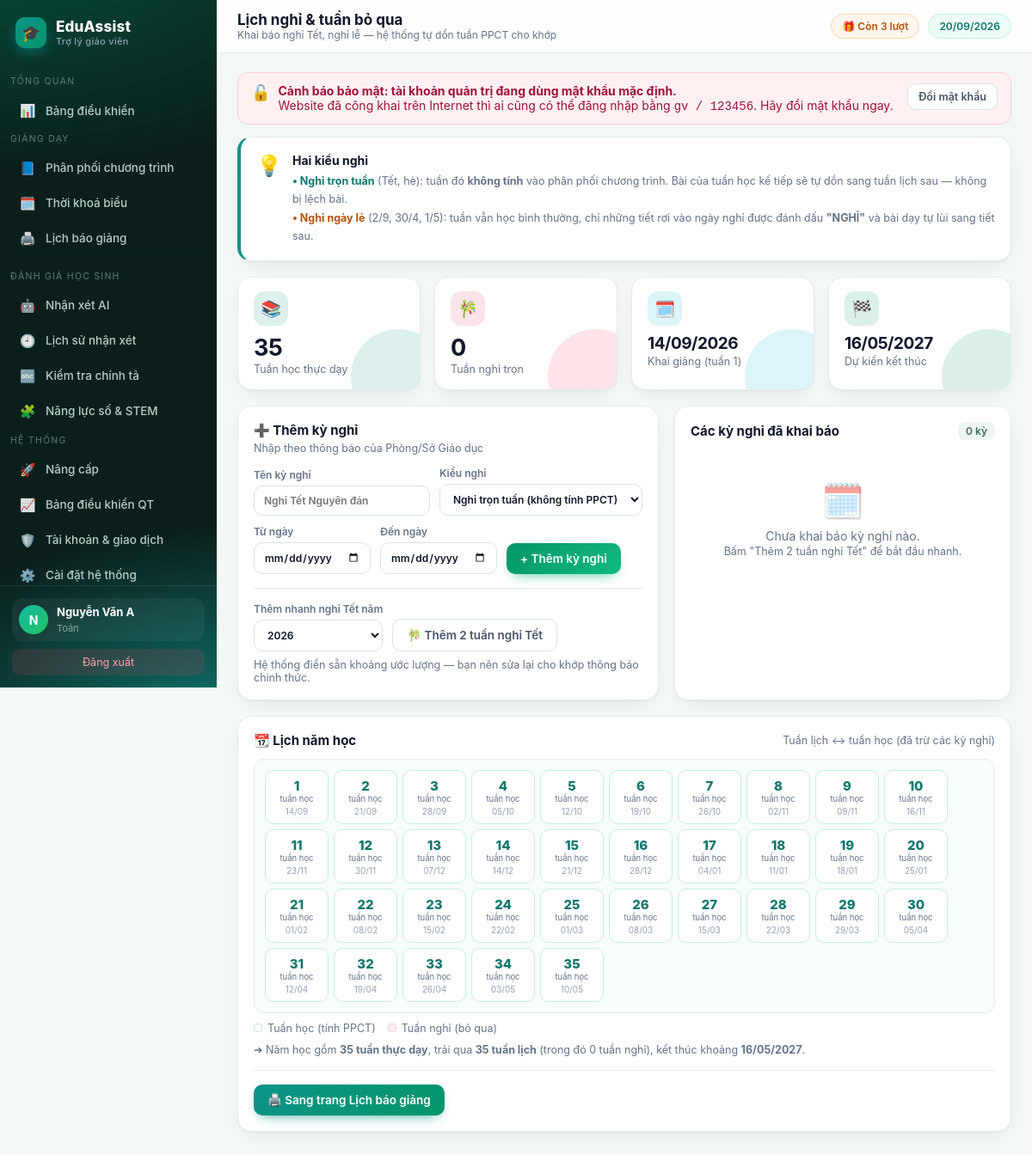
The app's page /lich-nghi (signed in) with its own data.
### tables this page shows
CREATE TABLE teacher(
  id INTEGER PRIMARY KEY AUTOINCREMENT,
  username TEXT UNIQUE NOT NULL,
  password TEXT NOT NULL,
  fullname TEXT,
  school TEXT,
  subject TEXT,
  role TEXT DEFAULT 'teacher',
  email TEXT,
  phone TEXT,                      -- so dien thoai nhan tin nhan ma kich hoat
  google_sub TEXT,
  avatar TEXT,
  used INTEGER DEFAULT 0,          -- so luot da dung
  bought INTEGER DEFAULT 0,        -- so luot mua them (goi le 10k)
  expires TEXT,                    -- han su dung goi tra phi (ISO date)
  created TEXT
);

### app/core.py (the view, shortened to what this page needs)
@bp.route("/lich-nghi", methods=["GET", "POST"])
@login_required
def lich_nghi():
    db, u = get_db(), current_user()
    s_t1 = setting(f"tuan1_{u['id']}", "")
    tuan1 = datetime.date.fromisoformat(s_t1) if s_t1 else LN.monday_of(datetime.date.today())
    breaks = LN.get_breaks(db, u["id"])
    max_tuan = max([r[0] for r in db.execute(
        "SELECT DISTINCT tuan FROM ppct WHERE teacher_id=?", (u["id"],))] or [35])
    _, cal = LN.build_calendar(tuan1, breaks, max_hoc=max_tuan)
    n_tuan_nghi = sum(1 for c in cal if c["nghi"])
    ket_thuc = cal[-1]["monday"] + datetime.timedelta(days=6) if cal else None
    return render_template("lichnghi.html", breaks=breaks, cal=cal, tuan1=tuan1,
                           max_tuan=max_tuan, n_tuan_nghi=n_tuan_nghi, ket_thuc=ket_thuc,
                           nam_nay=datetime.date.today().year)

### app/auth.py (called while the page is built, shortened)
def _chuan_hoa_base(gia_tri):
    gia_tri = (gia_tri or '').strip().rstrip('/')
    if not gia_tri:
        return ''
    try:
        u = urlsplit(gia_tri)
        if u.scheme != 'https' or not u.hostname or u.username or u.password:
            return ''
        if u.query or u.fragment or u.path:
            return ''
        if '.' not in u.hostname:
            return ''
    except ValueError:
        return ''
    return 'https://' + ten

def base_tu_request():
    try:
        if request.scheme != 'https':
            return ''
        return _chuan_hoa_base('https://' + request.host)
    except Exception:
        return ''

def danh_sach_base():
    ra = []
    for phan in (CFG.get('PUBLIC_BASE_URL', '') or '').split(','):
        b = _chuan_hoa_base(phan)
        if b and b not in ra:
            ra.append(b)
    return ra

def google_base_url():
    ds = danh_sach_base()
    hien_tai = base_tu_request()
    if hien_tai and (hien_tai in ds or not ds):
        return hien_tai
    return ds[0] if ds else ''

def google_callback_url():
    base = google_base_url()
    return base + '/login/google/callback' if base else ''

def google_bat():
    return bool(CFG.get('GOOGLE_CLIENT_ID') and CFG.get('GOOGLE_CLIENT_SECRET') and google_callback_url())

def login_required(f):
    @wraps(f)
    def w(*a, **k):
        if not current_user():
            session.clear()
            return redirect(url_for('auth.login', next=request.path))
        return f(*a, **k)
    return w

def current_user():
    if session.get('uid'):
        return get_db().execute('SELECT * FROM teacher WHERE id=?', (session['uid'],)).fetchone()

### app/core.py (called while the page is built)
@bp.app_context_processor
def inject():
    u = current_user()
    return {"user": u, "THU_NAME": THU_NAME, "PROVIDERS": AI.PROVIDERS,
            "timedelta": datetime.timedelta,
            "now": datetime.date.today(), "BL": BL,
            "is_pro": BL.is_pro(u), "remaining": BL.remaining(u),
            "days_left": BL.days_left(u), "FREE_QUOTA": BL.FREE_QUOTA,
            "CFG": CFG, "google_enabled": google_bat(), "google_callback_url": google_callback_url(),
            "SITE_NAME": CFG.get("SITE_NAME", "EduAssist"),
            "SITE_TAGLINE": CFG.get("SITE_TAGLINE", "Trợ lý giáo viên"),
            "SITE_LOGO": CFG.get("SITE_LOGO", "🎓"),
            "so_viec_admin": _viec_admin(u),
            "canh_bao_mk": _mk_mac_dinh(u)}

### app/modules/config.py (called while the page is built, shortened)
def _lam_moi():
    if time.time() - _lan_nap < TTL:
        return

### app/modules/lichnghi.py (called while the page is built, shortened)
def off_mondays(breaks):
    s = set()
    return s

### app/templates/lichnghi.html (shortened to what this page needs)
{% extends 'base.html' %}
{% block head %}Lịch nghỉ &amp; tuần bỏ qua{% endblock %}
{% block crumb %}Khai báo nghỉ Tết, nghỉ lễ — hệ thống tự dồn tuần PPCT cho khớp{% endblock %}
{% block body %}
<div class="card" style="border-left:4px solid #0d9488">
 <div style="display:flex;gap:12px;align-items:flex-start">
  <span style="font-size:24px">💡</span>
  <div><b>Hai kiểu nghỉ</b>
   <div class="muted" style="margin-top:5px;line-height:1.7">
    <b style="color:#0f766e">• Nghỉ trọn tuần</b> (Tết, hè): tuần đó <b>không tính</b> vào phân phối chương trình.
    Bài của tuần học kế tiếp sẽ tự dồn sang tuần lịch sau — không bị lệch bài.<br>
    <b style="color:#b45309">• Nghỉ ngày lẻ</b> (2/9, 30/4, 1/5): tuần vẫn học bình thường, chỉ những
    tiết rơi vào ngày nghỉ được đánh dấu <b>"NGHỈ"</b> và bài dạy tự lùi sang tiết sau.</div></div>
 </div>
</div>
<div class="kpis">
 <div class="kpi" style="--c:#0d9488"><div class="ic">📚</div><b>{{max_tuan}}</b><span>Tuần học thực dạy</span></div>
 <div class="kpi" style="--c:#f43f5e"><div class="ic">🎋</div><b>{{n_tuan_nghi}}</b><span>Tuần nghỉ trọn</span></div>
 <div class="kpi" style="--c:#06b6d4"><div class="ic">🗓️</div><b style="font-size:19px">{{tuan1.strftime('%d/%m/%Y')}}</b><span>Khai giảng (tuần 1)</span></div>
 <div class="kpi" style="--c:#059669"><div class="ic">🏁</div>
  <b style="font-size:19px">{{ ket_thuc.strftime('%d/%m/%Y') if ket_thuc else '—' }}</b><span>Dự kiến kết thúc</span></div>
</div>
<div class="g2">
 <div class="card">
  <h3>➕ Thêm kỳ nghỉ</h3><p class="sub">Nhập theo thông báo của Phòng/Sở Giáo dục</p>
  <form method="post">
   <div class="row">
    <label class="f" style="flex:1;min-width:180px">Tên kỳ nghỉ
     <input name="ten" placeholder="Nghỉ Tết Nguyên đán" required></label>
    <label class="f">Kiểu nghỉ<select name="kieu" id="kieu">
     <option value="tuan">Nghỉ trọn tuần (không tính PPCT)</option>
     <option value="ngay">Nghỉ ngày lẻ (vẫn tính tuần)</option></select></label>
   </div>
   <div class="row" style="margin-top:11px">
    <label class="f">Từ ngày<input type="date" name="tu_ngay" required></label>
    <label class="f">Đến ngày<input type="date" name="den_ngay"></label>
    <button class="ok">+ Thêm kỳ nghỉ</button>
   </div>
  </form>
  <hr class="s">
  <form method="post" class="row">
   <label class="f">Thêm nhanh nghỉ Tết năm
    <select name="nam">{% for y in [nam_nay, nam_nay+1] %}<option value="{{y}}">{{y}}</option>{% endfor %}</select></label>
   <button class="sec">🎋 Thêm 2 tuần nghỉ Tết</button>
  </form>
  <p class="muted" style="margin:8px 0 0">Hệ thống điền sẵn khoảng ước lượng — bạn nên sửa lại cho khớp thông báo chính thức.</p>
 </div>
 <div class="card">
  <div class="chead"><h3>Các kỳ nghỉ đã khai báo</h3><span class="chip">{{breaks|length}} kỳ</span></div>
  {% if breaks %}
  <div style="display:flex;flex-direction:column;gap:9px">
  {% for b in breaks %}
   <div style="display:flex;align-items:center;gap:11px;padding:11px 13px;border:1px solid var(--line);
    border-radius:12px;background:{{'#fff1f2' if b.kieu=='tuan' else '#fff7ed'}}">
    <span style="font-size:20px">{{ '🎋' if b.kieu=='tuan' else '🏖️' }}</span>
    <div style="flex:1">
     <b>{{b.ten}}</b>
     <div class="muted" style="font-size:12px">{{b.tu.strftime('%d/%m/%Y')}} → {{b.den.strftime('%d/%m/%Y')}}
      · {{ (b.den - b.tu).days + 1 }} ngày</div></div>
    <span class="badge {{'CHT' if b.kieu=='tuan' else 'HT'}}">{{ 'Trọn tuần' if b.kieu=='tuan' else 'Ngày lẻ' }}</span>
    <form method="post" onsubmit="return confirm('Xoá kỳ nghỉ này?')">
     <input type="hidden" name="act" value="del"><input type="hidden" name="id" value="{{b.id}}">
     <button class="dan">Xoá</button></form>
   </div>
  {% endfor %}</div>
  {% else %}<div class="empty"><span class="e">🗓️</span>Chưa khai báo kỳ nghỉ nào.<br>
   <span class="muted">Bấm "Thêm 2 tuần nghỉ Tết" để bắt đầu nhanh.</span></div>{% endif %}
 </div>
</div>
<div class="card">
 <div class="chead"><h3>📆 Lịch năm học</h3>
  <span class="muted">Tuần lịch ↔ tuần học (đã trừ các kỳ nghỉ)</span></div>
 {% if cal %}
 <div style="display:flex;flex-wrap:wrap;gap:6px;max-height:340px;overflow-y:auto;padding:12px;
  background:#f7fdfb;border:1px solid var(--line);border-radius:12px">
  {% for c in cal %}
   <div title="{{ c.monday.strftime('%d/%m/%Y') }} - {{ (c.monday + timedelta(6)).strftime('%d/%m/%Y') if timedelta else '' }}"
    style="min-width:74px;text-align:center;padding:8px 6px;border-radius:10px;
    background:{{'#fff1f2' if c.nghi else '#fff'}};
    border:1px solid {{'#fecdd3' if c.nghi else '#c7f0e4'}}">
    {% if c.nghi %}
     <div style="font-size:16px">🎋</div>
     <div style="font-size:10px;font-weight:700;color:#be123c;line-height:1.25">NGHỈ</div>
    {% else %}
     <div style="font-size:15px;font-weight:800;color:#0f766e">{{c.hoc}}</div>
     <div style="font-size:9.5px;color:#64748b">tuần học</div>
    {% endif %}
    <div style="font-size:10px;color:#94a3b8;margin-top:3px">{{c.monday.strftime('%d/%m')}}</div>
   </div>
  {% endfor %}
 </div>
 <div class="legend" style="margin-top:10px">
  <span><i style="background:#fff;border:1px solid #c7f0e4"></i>Tuần học (tính PPCT)</span>
  <span><i style="background:#fff1f2;border:1px solid #fecdd3"></i>Tuần nghỉ (bỏ qua)</span>
 </div>
 <p class="muted" style="margin-top:10px">
  ➜ Năm học gồm <b>{{max_tuan}} tuần thực dạy</b>, trải qua <b>{{cal|length}} tuần lịch</b>
  (trong đó {{n_tuan_nghi}} tuần nghỉ), kết thúc khoảng <b>{{ ket_thuc.strftime('%d/%m/%Y') if ket_thuc else '—' }}</b>.</p>
 {% endif %}
 <hr class="s">
 <a class="btn" href="{{url_for('core.bao_giang')}}">🖨️ Sang trang Lịch báo giảng</a>
</div>
{% endblock %}

### app/templates/base.html (shortened to what this page needs)
<!doctype html>
<html lang="vi"><head>
</head><body>
{% if user %}
<div class="shell">
<aside id="sb">
  <div class="brand"><span class="mk">{{SITE_LOGO}}</span><span>{{SITE_NAME}}<small>{{SITE_TAGLINE}}</small></span></div>
  {% set ep = request.endpoint %}
  <div class="navgrp">Tổng quan</div>
  <nav>
    <a href="{{url_for('core.dashboard')}}" class="{{'on' if ep=='core.dashboard'}}"><i>📊</i>Bảng điều khiển</a>
  </nav>
  <div class="navgrp">Giảng dạy</div>
  <nav>
    <a href="{{url_for('core.ppct')}}" class="{{'on' if ep=='core.ppct'}}"><i>📘</i>Phân phối chương trình</a>
    <a href="{{url_for('core.tkb')}}" class="{{'on' if ep=='core.tkb'}}"><i>🗓️</i>Thời khoá biểu</a>
    <a href="{{url_for('core.bao_giang')}}" class="{{'on' if ep=='core.bao_giang'}}"><i>🖨️</i>Lịch báo giảng</a>
  </nav>
  <div class="navgrp">Đánh giá học sinh</div>
  <nav>
    <a href="{{url_for('core.nhan_xet')}}" class="{{'on' if ep=='core.nhan_xet'}}"><i>🤖</i>Nhận xét AI</a>
    <a href="{{url_for('core.lich_su')}}" class="{{'on' if ep=='core.lich_su'}}"><i>🕘</i>Lịch sử nhận xét</a>
    <a href="{{url_for('core.chinh_ta')}}" class="{{'on' if ep=='core.chinh_ta'}}"><i>🔤</i>Kiểm tra chính tả</a>
    {% for m in (PLUGIN_MENUS or []) %}<a href="{{url_for(m.endpoint)}}" class="{{'on' if ep==m.endpoint}}"><i>{{m.icon}}</i>{{m.label}}</a>{% endfor %}
  </nav>
  <div class="navgrp">Hệ thống</div>
  <nav>
    <a href="{{url_for('core.nang_cap')}}" class="{{'on' if ep=='core.nang_cap'}}"><i>{{ '👑' if is_pro else '🚀' }}</i>{{ 'Gói của tôi' if is_pro else 'Nâng cấp' }}</a>
    {% if user['role']=='admin' %}
    <a href="{{url_for('core.qt_dashboard')}}" class="{{'on' if ep=='core.qt_dashboard'}}"><i>📈</i>Bảng điều khiển QT
      </a>
    <a href="{{url_for('core.quan_tri')}}" class="{{'on' if ep=='core.quan_tri'}}"><i>🛡️</i>Tài khoản &amp; giao dịch</a>
    <a href="{{url_for('core.qt_caidat')}}" class="{{'on' if ep=='core.qt_caidat'}}"><i>⚙️</i>Cài đặt hệ thống</a>
    {% endif %}
  </nav>
  <div class="side-foot">
    <div class="me">{% if user['avatar'] %}<img class="av" src="{{user['avatar']}}" alt="" style="object-fit:cover">
      {% else %}<div class="av">{{ (user['fullname'] or user['username'])[0]|upper }}</div>{% endif %}
      <div><b>{{user['fullname'] or user['username']}}</b><span>{{user['subject'] or 'Giáo viên'}}</span></div></div>
    <a class="logout" href="{{url_for('auth.logout')}}">Đăng xuất</a>
  </div>
</aside>
<main>
  <div class="topbar">
    <div><h1>{% block head %}Bảng điều khiển{% endblock %}</h1>
    <div class="crumb">{% block crumb %}{% endblock %}</div></div>
    <div class="sp">
      {% if is_pro %}
        <a href="{{url_for('core.nang_cap')}}" class="pill" style="background:linear-gradient(135deg,#0d9488,#059669);
          color:#fff;border:0">👑 Không giới hạn · còn {{days_left}} ngày</a>
      {% else %}
        <a href="{{url_for('core.nang_cap')}}" class="pill" style="background:{{'#fff1f2' if remaining==0 else '#fff7ed'}};
          color:{{'#be123c' if remaining==0 else '#b45309'}};border:1px solid {{'#fecdd3' if remaining==0 else '#fed7aa'}}">
          {{ '🔒 Hết lượt — Nâng cấp' if remaining==0 else '🎁 Còn ' ~ remaining ~ ' lượt' }}</a>
      {% endif %}
      <span class="pill">{{ now.strftime('%d/%m/%Y') }}</span></div>
  </div>
  <div class="wrap">
  {% if canh_bao_mk %}
  <div class="flash err" style="align-items:flex-start">
   <span style="font-size:18px">🔓</span>
   <div style="flex:1;font-weight:400"><b>Cảnh báo bảo mật: tài khoản quản trị đang dùng mật khẩu mặc định.</b><br>
    Website đã công khai trên Internet thì ai cũng có thể đăng nhập bằng <code>gv / 123456</code>.
    Hãy đổi mật khẩu ngay.</div>
   <a class="btn sec sm" href="{{url_for('core.cai_dat')}}#doimk">Đổi mật khẩu</a>
  </div>
  {% endif %}
  {% block body %}{% endblock %}
  </div>
</main>
</div>
{% else %}{% block body_anon %}{% endblock %}{% endif %}
</body></html>

### records on screen
teacher: fullname "N", fullname "Nguyễn Văn A", subject "Toán"

### other values on screen
{{ SITE_LOGO }} "🎓"
{{ SITE_NAME }} "EduAssist"
{{ SITE_TAGLINE }} "Trợ lý giáo viên"
{{ m.icon }} "🧩"
{{ m.label }} "Năng lực số & STEM"
{{ '👑' if is_pro else '🚀' }} "🚀"
{{ 'Gói của tôi' if is_pro else 'Nâng cấp' }} "Nâng cấp"
{{ max_tuan }} "35"
{{ n_tuan_nghi }} "0"
{{ tuan1.strftime('%d/%m/%Y') }} "14/09/2026"
{{ ket_thuc.strftime('%d/%m/%Y') if ket_thuc else '—' }} "16/05/2027"
{{ breaks|length }} "0"
{{ c.hoc }} "1" "2" "3" "4" "5" "6" "7" "8" "9" "10" "11" "12" "13" "14" "15" "16" "17" "18" "19" "20" "21" "22" "23" "24" "25" "26" "27" "28" "29" "30" "31" "32" "33" "34" "35"
{{ c.monday.strftime('%d/%m') }} "14/09" "21/09" "28/09" "05/10" "12/10" "19/10" "26/10" "02/11" "09/11" "16/11" "23/11" "30/11" "07/12" "14/12" "21/12" "28/12" "04/01" "11/01" "18/01" "25/01" "01/02" "08/02" "15/02" "22/02" "01/03" "08/03" "15/03" "22/03" "29/03" "05/04" "12/04" "19/04" "26/04" "03/05" "10/05"
{{ cal|length }} "35"
